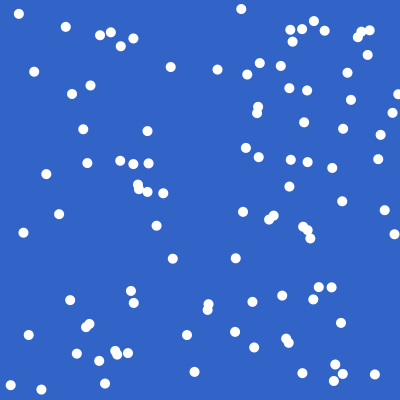
Frame 1 (no input)
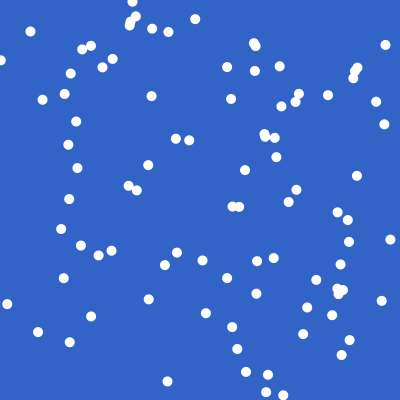
Frame 60 (the mouse pressed at the canvas centre just before this capture)
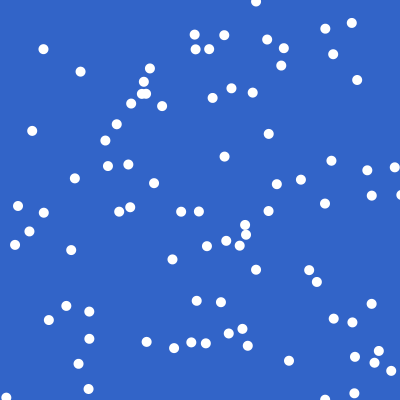
Frame 120 (the mouse held since frame 60 and released just before this capture)

The Processing sketch that drew these frames (run headless with seeded random() and noise(); from frame 60 on, the mouse is pressed at the canvas centre):

// Processing sketch: fnug4
// ── fnug4.pde
final int ANTAL = 100;

Fnug[] fnug = new Fnug[ANTAL];

void setup() {
  size(400, 400);  
  noStroke();
  smooth();
  
  for (int i = 0; i < ANTAL; i++) {
    fnug[i] = new Fnug();
    fnug[i].posX = random(0, width);
    fnug[i].posY = random(0, height);
    fnug[i].velY = random(1, 3);
    fnug[i].velX = random(-1, 1);
  }
}

void draw() {
  background(50, 100, 200);

  for (int i = 0; i < ANTAL; i++) {
    fnug[i].update();  
    fnug[i].paint();
  }
}


// ── Fnug.pde
class Fnug {
  float posX = 200;
  float posY = 200;

  float velX = 0;
  float velY = 1;

  void update() {
    posX += velX;
    posY += velY;
    if (posY > height) {
      posY = 0;
    }
  }

  void paint() {
    ellipse(posX, posY, 10, 10);
  }
}
